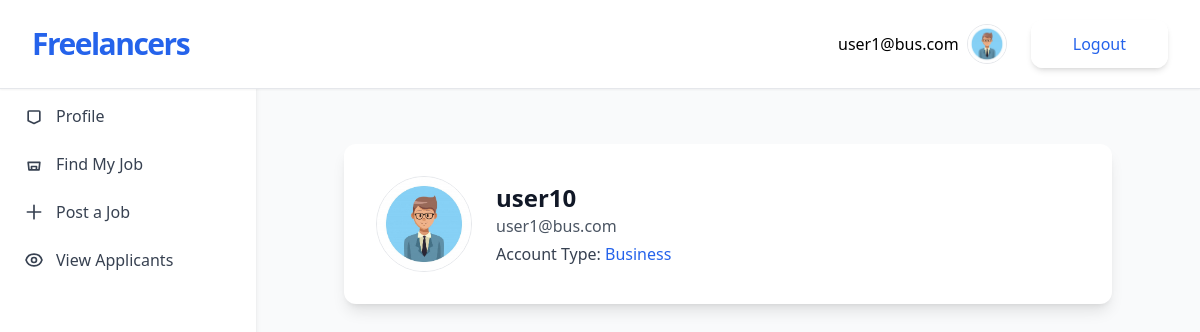
The app's page /profile/ (signed in) with its own data.
### accounts/models.py (models this page shows, shortened)
class CustomUser(AbstractUser):
    USER_TYPE_CHOICES = (
        ('freelancer', 'Freelancer'),
        ('business', 'Business'),
    )
    user_type = models.CharField(max_length=20, choices=USER_TYPE_CHOICES, null=True, blank=True)

### jobs/models.py (models this page shows, shortened)
class Business(models.Model):
    owner = models.OneToOneField(User, on_delete=models.CASCADE)
    profile_pic = models.ImageField(upload_to="'profiles/", blank=True)
    name = models.CharField(max_length=100)
    bio = models.TextField(blank=True)

### accounts/views.py (the view)
# urls.py: path("profile/", views.profile_view, name="profile"),
@login_required
def profile_view(request):
    return render(request, "jobs/profile.html")

### jobs/templates/jobs/profile.html
{% extends "jobs/_base.html" %}
{% block content %}
<div class="max-w-3xl mx-auto mt-8 bg-white shadow-lg rounded-xl p-8">
    <div class="flex items-center space-x-6">
        {% if user.freelancer.profile_pic %}
            <img src="{{ user.freelancer.profile_pic.url }}" alt="Profile Picture" class="w-24 h-24 rounded-full border">
        {% elif user.business.profile_pic %}
            <img src="{{ user.business.profile_pic.url }}" alt="Profile Picture" class="w-24 h-24 rounded-full border">
        {% else %}
            <div class="w-24 h-24 rounded-full bg-gray-200 flex items-center justify-center text-gray-600 font-bold">
                {{ user.username|slice:":1"|upper }}
            </div>
        {% endif %}
        <div>
            <h2 class="text-2xl font-bold text-gray-900">{{ user.username }}</h2>
            <p class="text-gray-600">{{ user.email }}</p>
            {% if user.freelancer %}
                <p class="text-gray-700 font-medium mt-1">Account Type:
                    <span class="text-blue-600">Freelancer</span>
                </p>
            {% elif user.business %}
                <p class="text-gray-700 font-medium mt-1">Account Type:
                    <span class="text-blue-600">Business</span>
                </p>
            {% endif %}
        </div>
    </div>
</div>
{% endblock %}

### jobs/templates/jobs/_base.html (shortened to what this page needs)
<!DOCTYPE html>
<html lang="en">
<head>
    <script src="https://cdn.tailwindcss.com"></script>
</head>
<body class="bg-gray-50">
    <div class="flex flex-col p-5 md:items-center md:justify-between md:flex-row md:px-6 lg:px-8 border-b bg-white shadow-sm fixed top-0 left-0 right-0 z-10">
        <div class="flex flex-row items-center justify-between lg:justify-start">
            <a href="{% url 'freelancer-list' %}" class="text-3xl font-bold tracking-tighter text-blue-600 transition duration-500 ease-in-out transform tracking-relaxed lg:pr-8">
                Freelancers
            </a>
        </div>
        <nav class="flex-col items-center flex-grow hidden pb-4 md:pb-0 md:flex md:justify-end md:flex-row lg:pl-2">
            <div class="inline-flex items-center gap-2 list-none lg:ml-auto">
                {% if user.is_authenticated %}
                <p>{{ user.email }}</p>
                {% if user.business.profile_pic %}
                    <img class="w-10 border rounded-full mr-4" src="{{ user.business.profile_pic.url }}" alt="Profile pic">
                {% endif %}
                <form action="{% url 'account_logout' %}" method="POST">
                    <button type="submit" class="items-center block px-10 py-2.5 text-base font-medium text-center text-blue-600 transition duration-500 ease-in-out transform border-2 border-white shadow-md rounded-xl focus:outline-none focus:ring-2 focus:ring-offset-2 focus:ring-gray-500">
                        Logout
                    </button>
                </form>
                {% endif %}
            </div>
        </nav>
    </div>
    <div class="flex pt-20">
        <aside class="fixed top-20 left-0 w-64 bg-white shadow-md h-[calc(100vh-5rem)] p-6 z-5">
            <nav class="flex flex-col gap-6 text-gray-700">
                <a href="{% url 'profile' %}" class="flex items-center gap-3 hover:text-blue-600 font-medium">
                    <svg xmlns="http://www.w3.org/2000/svg" class="h-5 w-5" fill="none" viewBox="0 0 24 24" stroke="currentColor">
                        <path stroke-linecap="round" stroke-linejoin="round" stroke-width="2"
                            d="M5.121 17.804A1 1 0 015 17V7a1 1 0 011-1h12a1 1 0 011 1v10a1 1 0 01-.121.804L12 21l-6.879-3.196z"/>
                    </svg>
                    Profile
                </a>
                <a href="{% url 'job-list' %}" class="flex items-center gap-3 hover:text-blue-600 font-medium">
                    <svg xmlns="http://www.w3.org/2000/svg" class="h-5 w-5" fill="none" viewBox="0 0 24 24" stroke="currentColor">
                        <path stroke-linecap="round" stroke-linejoin="round" stroke-width="2"
                            d="M9 17v-2h6v2a2 2 0 01-2 2H11a2 2 0 01-2-2zM5 10h14l-1 9H6l-1-9z"/>
                    </svg>
                    Find My Job
                </a>
                {% if user.business %}
                    <a href="{% url 'post-jobs' %}" class="flex items-center gap-3 hover:text-blue-600 font-medium">
                        <svg xmlns="http://www.w3.org/2000/svg" class="h-5 w-5" fill="none" viewBox="0 0 24 24" stroke="currentColor">
                            <path stroke-linecap="round" stroke-linejoin="round" stroke-width="2" d="M12 4v16m8-8H4"/>
                        </svg>
                        Post a Job
                    </a>
                {% endif %}
                {% if user.business %}
                    <a href="{% url 'my-job-applicants' %}" class="flex items-center gap-3 hover:text-blue-600 font-medium">
                        View Applicants
                    </a>
                {% endif %}
            </nav>
        </aside>
        <div class="flex-1 ml-64 p-8">
            <div class="container">
                {% block content %}
                {% endblock content %}
            </div>
        </div>
    </div>
</body>
</html>

### records on screen
CustomUser: email "user1@bus.com", business.profile_pic (picture), username "user10"
